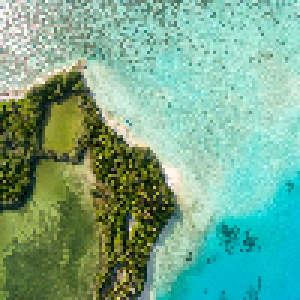
#> input picture HW06/image1.png, 100 x 100 px (shown 3 times larger)
$ python 'kernel k means.py'
#> lines starting #> are read from the running program, lines starting #| are printed output that depends on the picture; long printed decimals are rounded
### HW06/util.py
import numpy as np
import cv2
from scipy.spatial.distance import pdist,squareform
from mpl_toolkits.mplot3d import Axes3D
import matplotlib.pyplot as plt
from array2gif import write_gif

# predefine colormap
colormap= np.random.choice(range(256),size=(100,3))
#colormap=np.asarray([[255,0,0],[0,255,0],[0,0,255],[255,255,0],[0,255,255],[255,0,255],[255,255,255]],dtype=np.uint8)

def imread(path):
    '''
    @param path:
    @return: (H*W,C) flatten_image ndarray
    '''
#> called with path = 'image1.png'
    image = cv2.imread(path)
#> image is the input picture: shape (100, 100, 3); mean B, G, R 141.1, 169.4, 117.4
    H, W, C = image.shape
#> H = 100; W = 100; C = 3
    image_flat = np.zeros((W * H, C))
    for h in range(H):
        image_flat[h * W:(h + 1) * W] = image[h]

    return image_flat,H,W

def precomputed_kernel(X,gamma_s=1,gamma_c=1):
    '''
    kernel function: k(x,x')= exp(-r_s*||S(x)-S(x')||**2)* exp(-r_c*||C(x)-C(x')||**2)
    :@param X: (H*W=10000,rgb=3) ndarray
    :@param gamma_s: gamma of spacial
    :@param gamma_c: gamma of color
    :@return : (10000,10000) ndarray
    '''
    n=len(X)
    # S(x) spacial ingormation
    S=np.zeros((n,2))
    for i in range(n):
        S[i]=[i//100,i%100]
    K=squareform(np.exp(-gamma_s*pdist(S,'sqeuclidean')))*squareform(np.exp(-gamma_c*pdist(X,'sqeuclidean')))

    return K

def visualize(X,k,H,W):
    '''
    @param X: (10000) belonging classes ndarray
    @param k: #clusters
    @param H: image_H
    @param W: image_W
    @return : (H,W,3) ndarray
    '''
    colors= colormap[:k,:]
    res=np.zeros((H,W,3))
    for h in range(H):
        for w in range(W):
            res[h,w,:]=colors[X[h*W+w]]

    return res.astype(np.uint8)

# [23 lines left out: functions plot_eigenvector, save_gif, not called in this run]

### HW06/kmeans.py
import numpy as np
from util import *

EPS=1e-9

def initial_mean(X,k,initType):
    '''
    @param X: (#datapoint,#features) ndarray
    @param k: #clusters
    @param initType: 'random','pick','k_means_plusplus'
    @return: (k,#features) ndarray, Kij: cluster i's j-dim value
    '''
    Cluster = np.zeros((k, X.shape[1]))
    if initType == 'k_means_plusplus':
        # reference: https://www.letiantian.me/2014-03-15-kmeans-kmeans-plus-plus/
        #pick 1 cluster_mean
        Cluster[0]=X[np.random.randint(low=0,high=X.shape[0],size=1),:]
        #pick k-1 cluster_mean
        for c in range(1,k):
            Dist=np.zeros((len(X),c))
            for i in range(len(X)):
                for j in range(c):
                    Dist[i,j]=np.sqrt(np.sum((X[i]-Cluster[j])**2))
            Dist_min=np.min(Dist,axis=1)
            sum=np.sum(Dist_min)*np.random.rand()
            for i in range(len(X)):
                sum-=Dist_min[i]
                if sum<=0:
                    Cluster[c]=X[i]
                    break
    elif initType=='pick':
        random_pick=np.random.randint(low=0,high=X.shape[0],size=k)
        Cluster=X[random_pick,:]
    else: # initType=='random'
        X_mean=np.mean(X,axis=0)
        X_std=np.std(X,axis=0)
        for c in range(X.shape[1]):
            Cluster[:,c]=np.random.normal(X_mean[c],X_std[c],size=k)

    return Cluster

def kmeans(X,k,H,W,initType='random',gifPath='default.gif'):
    '''
    k clusters
    @param X: (#datapoint,#features) ndarray
    @param k: # clusters
    @param H: image H
    @param W: image W
    @return: (#datapoint) ndarray, Ci: belonging class of each data point
    @return: ndarray list ready for gif
    '''
    Mean=initial_mean(X,k,initType)

    # Classes of each Xi
    C=np.zeros(len(X),dtype=np.uint8)
    segments=[]

    diff=1e9
    count=1
    while diff>EPS :
        # E-step
        for i in range(len(X)):
            dist=[]
            for j in range(k):
                dist.append(np.sqrt(np.sum((X[i]-Mean[j])**2)))
            C[i]=np.argmin(dist)

        # M-step
        New_Mean=np.zeros(Mean.shape)
        for i in range(k):
            belong=np.argwhere(C==i).reshape(-1)
            for j in belong:
                New_Mean[i]=New_Mean[i]+X[j]
            if len(belong)>0:
                New_Mean[i]=New_Mean[i]/len(belong)

        diff = np.sum((New_Mean - Mean)**2)
        Mean=New_Mean

        # visualize
        segment = visualize(C,k,H,W)
        segments.append(segment)
        print('iteration {}'.format(count))
        for i in range(k):
            print('k={}: {}'.format(i + 1, np.count_nonzero(C == i)))
        print('diff {}'.format(diff))
        print('-------------------')
        cv2.imshow('', segment)
        cv2.waitKey(1)

        count+=1

    return C,segments

### HW06/kernel k means.py
import cv2
import os
from util import imread,precomputed_kernel,save_gif
from kmeans import kmeans


# set parameters
img_path='image1.png'
image_flat,HEIGHT,WIDTH=imread(img_path)
#> HEIGHT = 100; WIDTH = 100
gamma_s=0.001
gamma_c=0.001
k=3  # k clusters
k_means_initType='k_means_plusplus'
gif_path=os.path.join('GIF','{}_{}Clusters_{}'.format(img_path.split('.')[0],k,'kernel k-means.gif'))

Gram=precomputed_kernel(image_flat,gamma_s,gamma_c)
#> in precomputed_kernel, `n=len(X)`: n = 10000
belongings,segments=kmeans(Gram,k,HEIGHT,WIDTH,initType=k_means_initType)
#> the loop in initial_mean, `for c in range(1,k):` made 2 passes
#> in kmeans, `C=np.zeros(len(X),dtype=np.uint8)`: C = 10000 values from 0 to 0
#> after the loop in kmeans, `for i in range(len(X)):`: C = 10000 values, max 2 at index 96, min 0 at index 0, mean 0.372
#> in kmeans, `diff = np.sum((New_Mean - Mean)**2)`: diff = 262.8
#> in visualize, `res=np.zeros((H,W,3))`: res: shape (100, 100, 3) float64; every value is 0
#> after the loop in visualize, `for h in range(H):`:
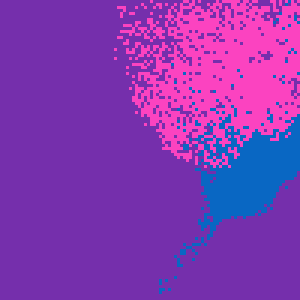
#> res: shape (100, 100, 3) float64 (shown 3 times larger); mean of channels 0, 1, 2 177.9, 55.8, 133.9; drawn as B, G, R
#> the loop in kmeans, `for i in range(k):` made 3 passes
#| k=1: 7160
#| k=2: 1964
#| k=3: 876
#| diff 262.786
save_gif(segments,gif_path)


cv2.waitKey(0)
cv2.destroyAllWindows()

$ run again, with HW06/image2.png copied over HW06/image1.png
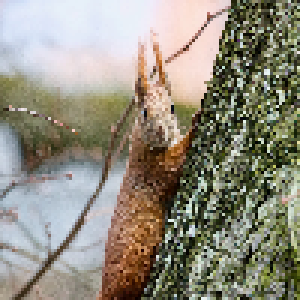
#> input picture HW06/image2.png, 100 x 100 px (shown 3 times larger)
#> in imread, image is the input picture: shape (100, 100, 3); mean B, G, R 125.9, 140.4, 144.8
#> HEIGHT = 100
#> n = 10000
#> the loop in initial_mean, `for c in range(1,k):` made 2 passes
#> in kmeans, `C=np.zeros(len(X),dtype=np.uint8)`: C = 10000 values from 0 to 0
#> after the loop in kmeans, `for i in range(len(X)):`: C = 10000 values, max 2 at index 2606, min 0 at index 8, mean 0.955
#> diff = 60.98
#> after the loop in visualize, `for h in range(H):`:
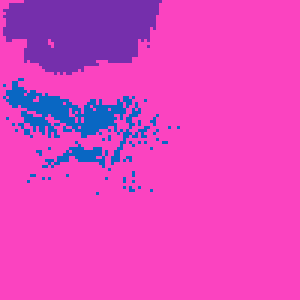
#> res: shape (100, 100, 3) float64 (shown 3 times larger); mean of channels 0, 1, 2 190.2, 67, 224.7; drawn as B, G, R
#> the loop in kmeans, `for i in range(k):` made 3 passes
#| k=1: 989
#| k=2: 8471
#| k=3: 540
#| diff 60.978
